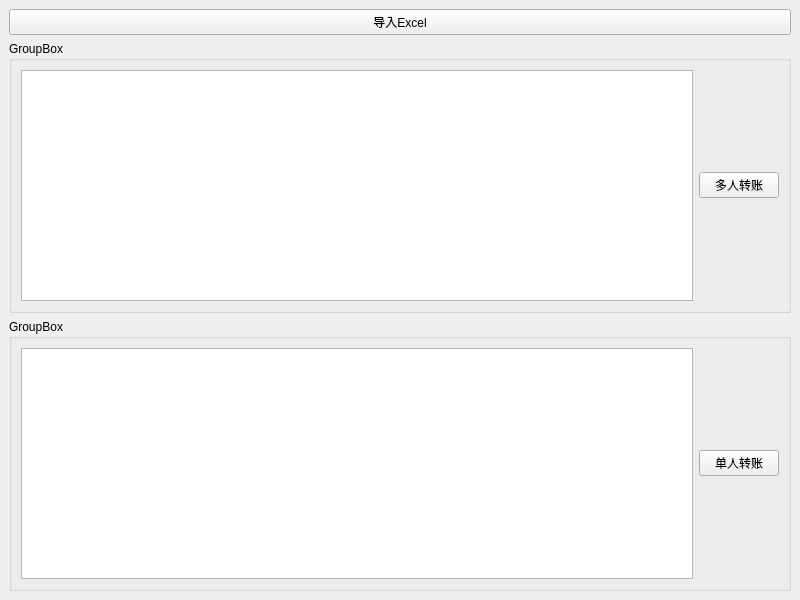
<?xml version="1.0" encoding="UTF-8"?>
<ui version="4.0">
 <class>MainWindow</class>
 <widget class="QMainWindow" name="MainWindow">
  <property name="geometry">
   <rect>
    <x>0</x>
    <y>0</y>
    <width>800</width>
    <height>600</height>
   </rect>
  </property>
  <property name="windowTitle">
   <string>MainWindow</string>
  </property>
  <widget class="QWidget" name="centralwidget">
   <layout class="QGridLayout" name="gridLayout_3">
    <item row="0" column="0">
     <widget class="QPushButton" name="pushButton_import">
      <property name="text">
       <string>导入Excel</string>
      </property>
     </widget>
    </item>
    <item row="1" column="0">
     <widget class="QGroupBox" name="groupBox_2">
      <property name="title">
       <string>GroupBox</string>
      </property>
      <layout class="QGridLayout" name="gridLayout_2">
       <item row="0" column="0">
        <widget class="QTableView" name="tableView_many"/>
       </item>
       <item row="0" column="1">
        <widget class="QPushButton" name="pushButton_many">
         <property name="text">
          <string>多人转账</string>
         </property>
        </widget>
       </item>
      </layout>
     </widget>
    </item>
    <item row="2" column="0">
     <widget class="QGroupBox" name="groupBox">
      <property name="title">
       <string>GroupBox</string>
      </property>
      <layout class="QGridLayout" name="gridLayout">
       <item row="0" column="0">
        <widget class="QTableView" name="tableView_single"/>
       </item>
       <item row="0" column="1">
        <widget class="QPushButton" name="pushButton_signle">
         <property name="text">
          <string>单人转账</string>
         </property>
        </widget>
       </item>
      </layout>
     </widget>
    </item>
   </layout>
  </widget>
 </widget>
 <resources/>
 <connections/>
</ui>
